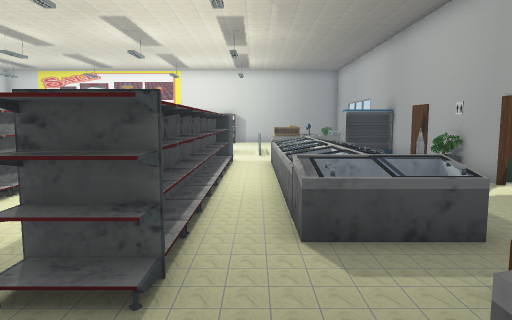
View 1 (above)

24 first-person views from a walk through a scene from a Unity 3-D project. The camera is 1.5 m above the floor, tilts 6° down and sees 70° across. Doors are open. The floor is counted in squares, 1 m on a side. Each view is taken from the middle of a square. On the plan, view 1 faces up. The plan holds only what a view shows up to about 16 squares ahead; the rest is blank. The place goes on beyond the plan. The player character is not drawn. Some surface patterns are stand-ins.

View 2
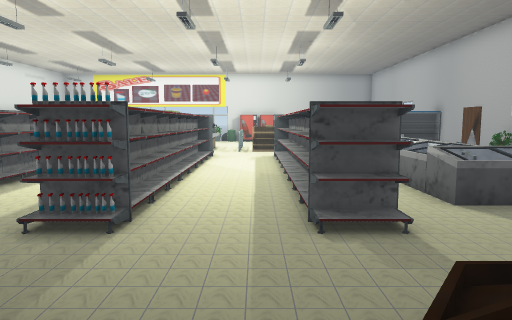

View 3
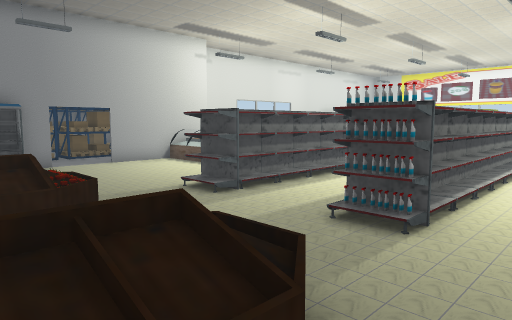

View 4
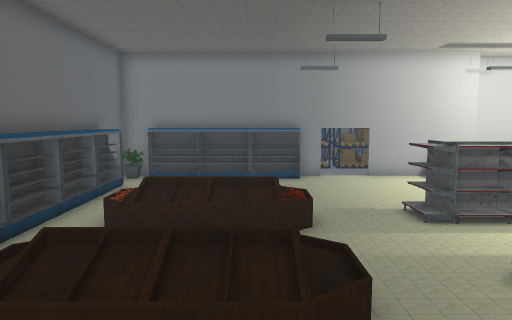

View 5
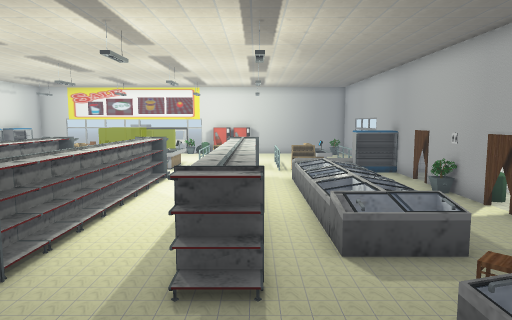

View 6
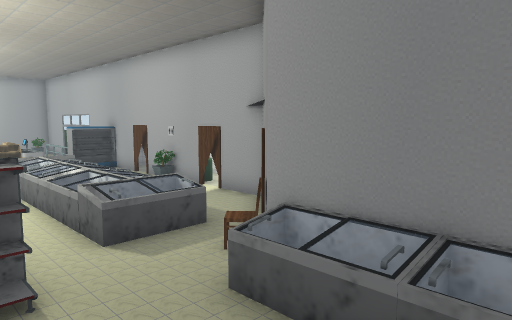

View 7
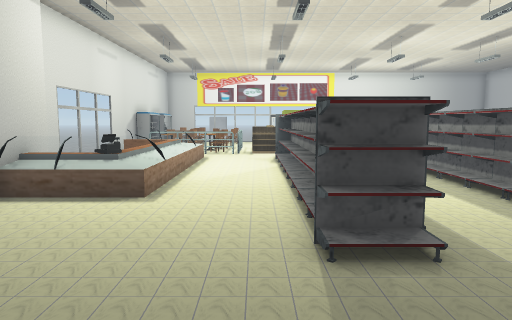

View 8
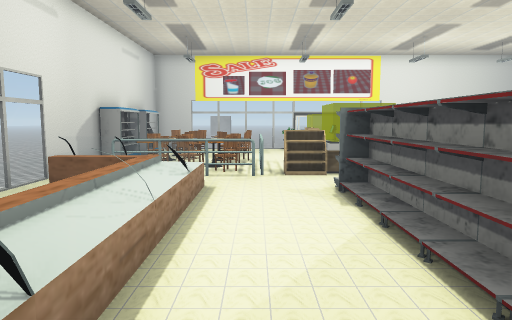

View 9
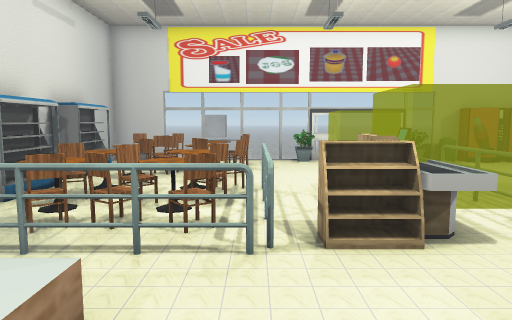

View 10
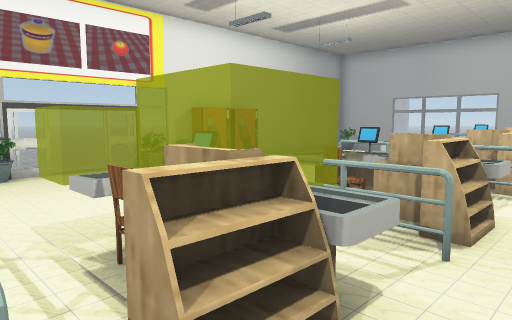

View 11
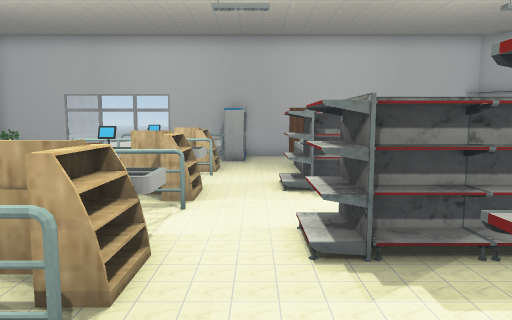

View 12
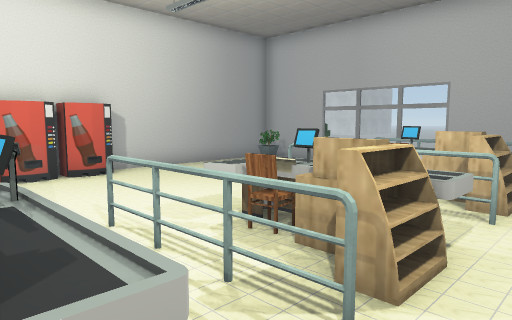

View 13
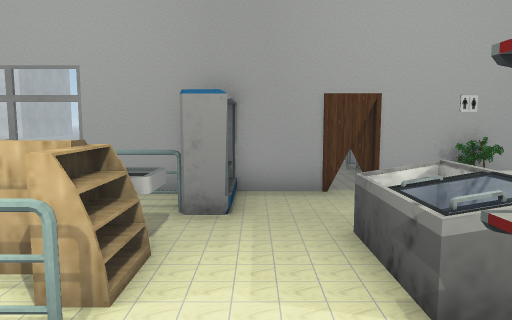

View 14
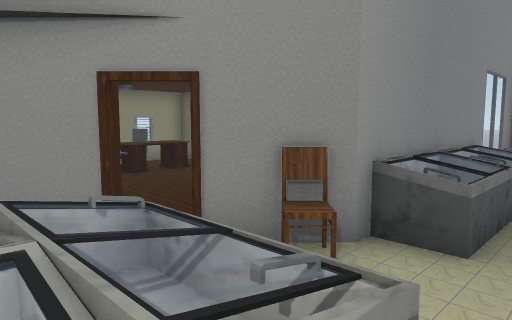

View 15
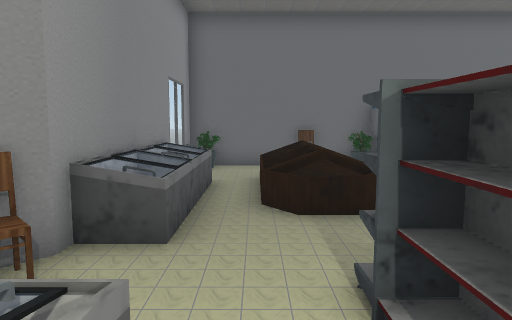

View 16
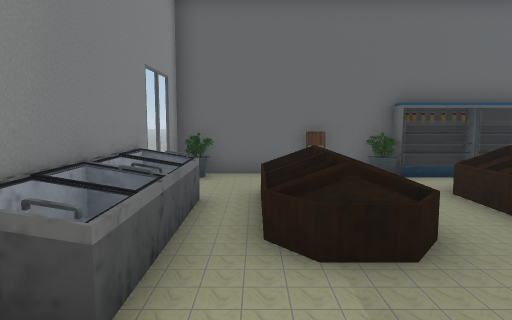

View 17
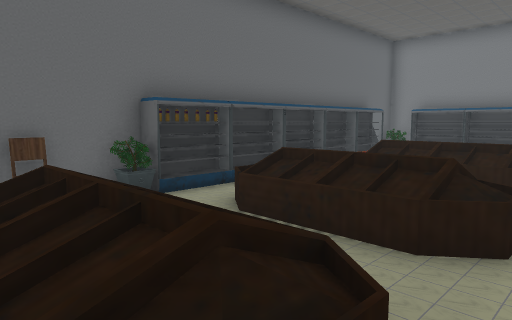

View 18
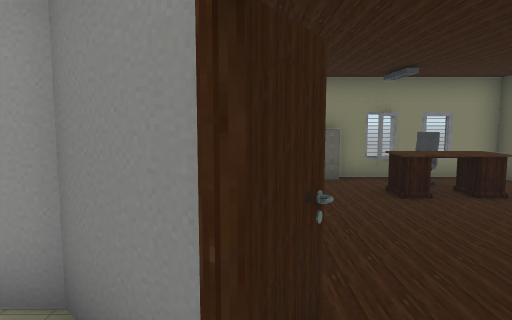

View 19
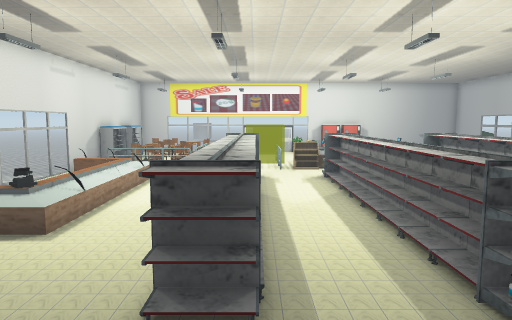

View 20
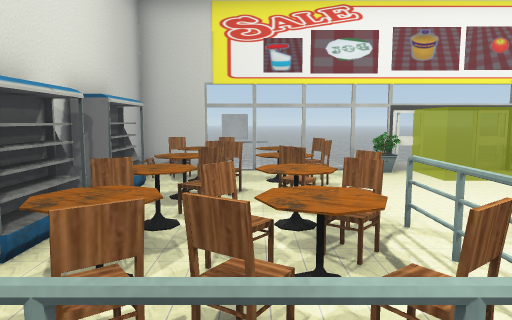

View 21
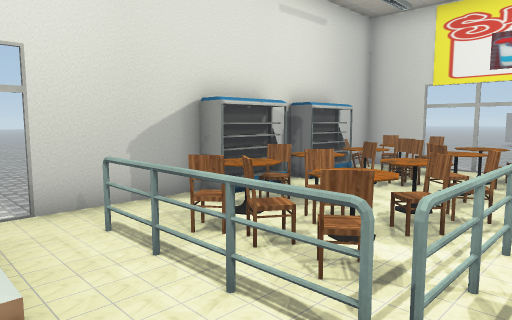

View 22
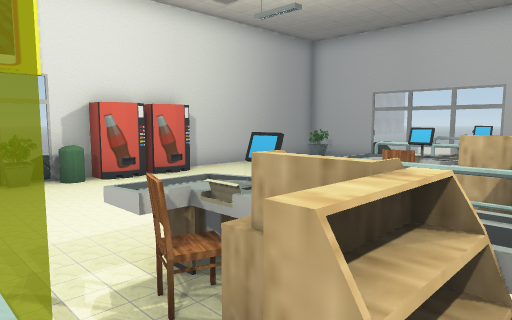

View 23
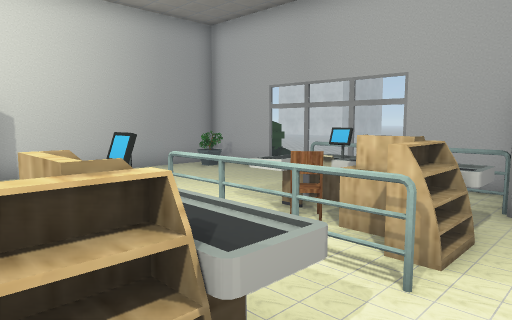

View 24
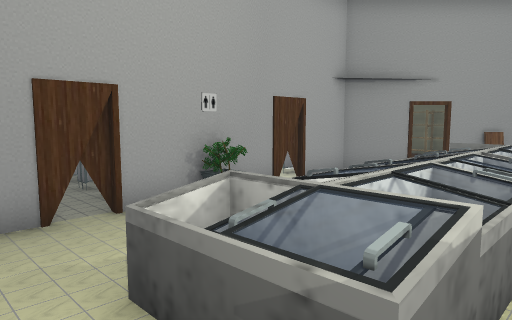

### Floor plan
Key: @ floor where view 1 was taken; # wall or solid block; . main floor; - floor 0.25 m lower than the main floor; / step, stairs or slope; D open door; = window, fence, low wall or low ledge; ^ raised ledge; O other object.
Columns run from 18 left of view 1 to 13 right of it. Each row starts with its distance up from view 1.
 32    --     --
 31    --     -----
 30    --     -----
 29    --     ---
 28           --
 27              =
 26  ##====== /==############
 25  OOO OO.......###... .=##
 24  OOOOO#............  ...##
 23  #OOOOO............ ....==
 22  #OOOO.... ........ ....=
 21  #OOOO.... ........ ... =
 20  #OOOOO.^ O.^.O.^.O ^.O =
 19  #OOOOO.  O#O^O.^^O ^^O =
 18  #OOOOO.O OO^^O.O^OO^^O #
 17  # OOOO^^^O^^^O^^^O^^^O.#
 16  #OOOOO.^..#^..#^..#^.###
 15  .......................#O
 14  #^^^=..OO..OO..OO.OO...D
 13  ==^^=..OO..OO..OO.OOO..DDD
 12  =  ^=..OO..OO..OO.OOO .#DDDD
 11  #  ^=..OO..OO..OO.OOO ##
 10     ^=..OO..OO..OO.OOO ###
  9     ^=..OO..OO..OO.OOO .DD
  8   #=^=..OO..OO..OO.OOO .#
  7   #^^=..OO..OO..OO.OOO..#D
  6   ===...OO..OO..OO.OOO..#
  5   #.....OO..OO..OO.OOO.##
  4 ..DD....OO..OO..OO....##
  3 ..DD....OO..OO..OO..O #......
  2 ..D................OO  .......OO
  1   #................OO    ...OO##
  0   #..   ==. ==..==@OO     ..OOO#
 -1   #.   . //  //.///OO       OO =
 -2   #.     //  //.///OO  OOO     #
 -3   #.     //  //.///O=         ##
 -4   #.    =/. =/. = ..=
 -5   ##.. .... ...   ..=
 -6   #=###########^O .##
 -7   ###           ####

Where each view was taken, in squares from view 1:
view 1: 0 up, 0 right, facing up
view 2: 2 down, 3 left, facing up
view 3: 2 down, 3 left, facing up-left
view 4: 1 down, 1 left, facing left
view 5: 2 down, 1 left, facing up
view 6: 2 down, 2 left, facing up-right
view 7: 1 down, 11 left, facing up
view 8: 6 up, 12 left, facing up
view 9: 12 up, 12 left, facing up
view 10: 15 up, 12 left, facing up-right
view 11: 15 up, 10 left, facing right
view 12: 15 up, 6 left, facing up-right
view 13: 15 up, 2 left, facing right
view 14: 6 up, 0 right, facing down-right
view 15: 6 up, 0 right, facing down
view 16: 4 up, 0 right, facing down
view 17: 1 up, 0 right, facing down-left
view 18: 4 up, 3 right, facing right
view 19: 1 down, 9 left, facing up
view 20: 15 up, 14 left, facing up
view 21: 14 up, 11 left, facing up-left
view 22: 16 up, 8 left, facing up-right
view 23: 15 up, 3 left, facing up-right
view 24: 15 up, 0 right, facing down-right
